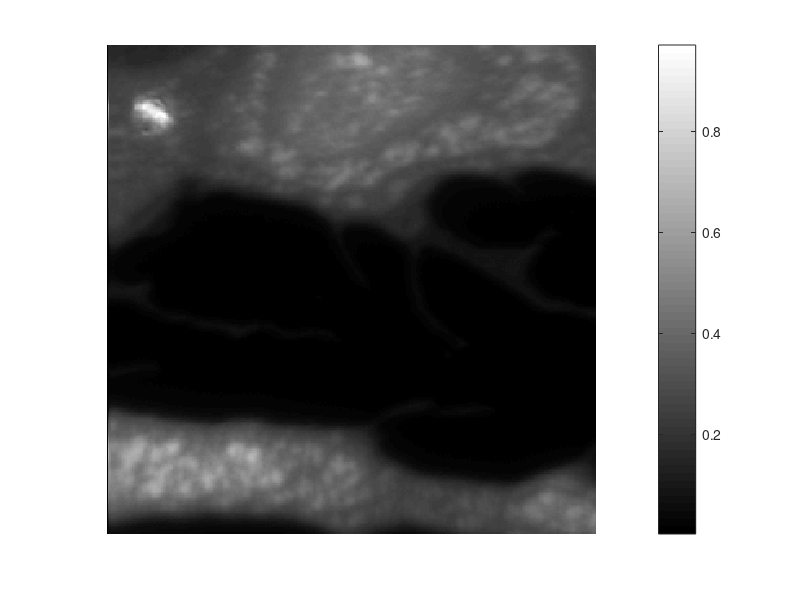
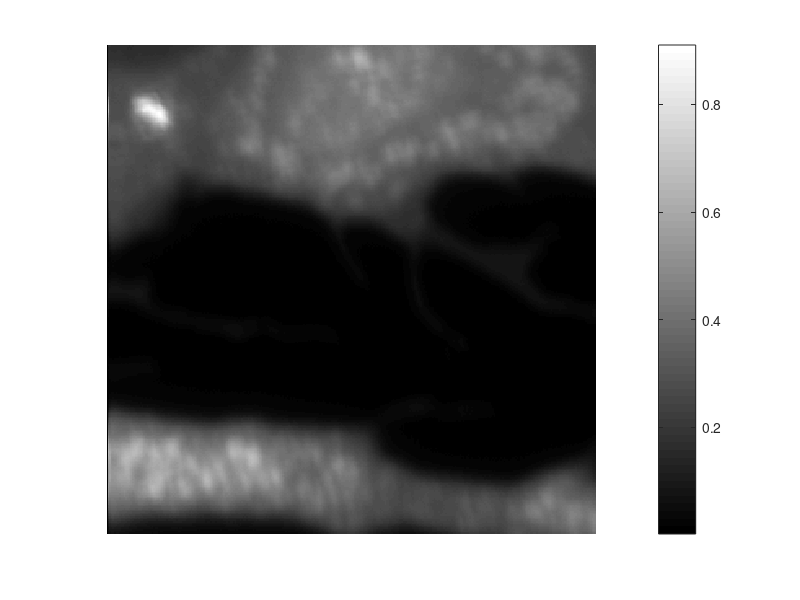
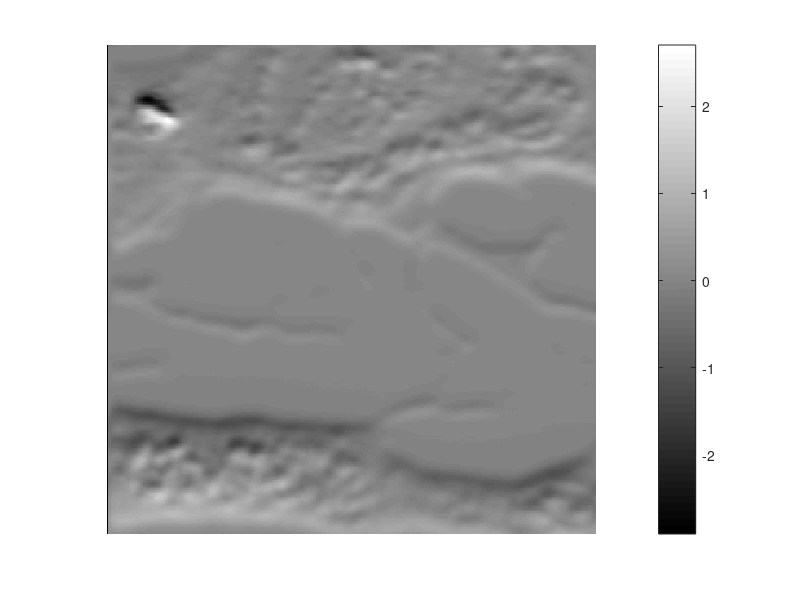

Write the MATLAB code that produced these figures, in order. (Note: this script raises an error after producing the figures.)
load images
figure windowstyle docked
imshow(image160626191120,[]), colorbar
figure windowstyle docked
imshow(image160626192006,[]), colorbar
figure windowstyle docked
imshow(lockin160626192006,[]), colorbar
sb = image160626191120;

%%
ghsb = fdag(cat(3,-lockin160626192006,zeros(300,300)),mean(sb(:))); % fourier domain antigradient
asb = antigradient(cat(3,-lockin160626192006,zeros(300,300)),mean(sb(:))); % farneback antigradient

%%
figure windowstyle docked, imshow(ghsb,[]), colorbar
figure windowstyle docked, imshow(asb,[]), colorbar

%%
% ysb = [zeros(1,size(sb,2)); diff(image160626191120,1,1)];
% xsb = [zeros(size(sb,1),1), diff(image160626191120,1,2)];
[xsb ysb] = gradient(-image160626191120);
figure windowstyle docked, imshow(ysb,[]), colorbar

%%
ghsb = fdag(cat(3,-ysb,zeros(300,300)),mean(sb(:))); % fourier domain antigradient
asb = antigradient(cat(3,-ysb,zeros(300,300)),mean(sb(:))); % farneback antigradient

%%
figure windowstyle docked, imshow(ghsb,[]), colorbar
figure windowstyle docked, imshow(asb,[]), colorbar

% figure windowstyle docked, imshow([sb-ghsb],[]), colorbar
% sqrt(sum((sb(:)-ghsb(:)).^2))

% figure windowstyle docked, imshow([sb-asb],[]), colorbar
% sqrt(sum((sb(:)-asb(:)).^2))

% figure windowstyle docked, imshow([sb-ghsb sb-asb],[]), colorbar
%% %%%%%%%%%%%%%%%%%%%%%%%%%%%%%%%%%%%%%%%%%%%%%%%
sb = image160626191120;

fsb = ifftshift(fft2(fftshift(sb)));
fsb = real(fsb);
figure windowstyle docked
imshow(real(fsb),[]), colorbar
subplot 211, plot(sb(end/2,:))
subplot 212, plot(fsb(end/2,:))
ysb = [zeros(1,size(sb,2)); diff(sb,1,1)];
xsb = [zeros(size(sb,1),1), diff(sb,1,2)];
[xsb ysb] = gradient(sb);
clf, imshow(xsb,[])
plot(xsb(end/2,:))
ghsb = fdag(cat(3,ysb,xsb),mean(sb(:))); % fourier domain antigradient
asb = antigradient(cat(3,ysb,xsb),mean(sb(:))); % farneback antigradient

%%
figure windowstyle docked, imshow(sb,[]), colorbar
figure windowstyle docked, imshow(ghsb,[]), colorbar
figure windowstyle docked, imshow(asb,[]), colorbar

figure windowstyle docked, imshow([sb-ghsb],[]), colorbar
sqrt(sum((sb(:)-ghsb(:)).^2))

figure windowstyle docked, imshow([sb-asb],[]), colorbar
sqrt(sum((sb(:)-asb(:)).^2))

figure windowstyle docked, imshow([sb-ghsb sb-asb],[]), colorbar
